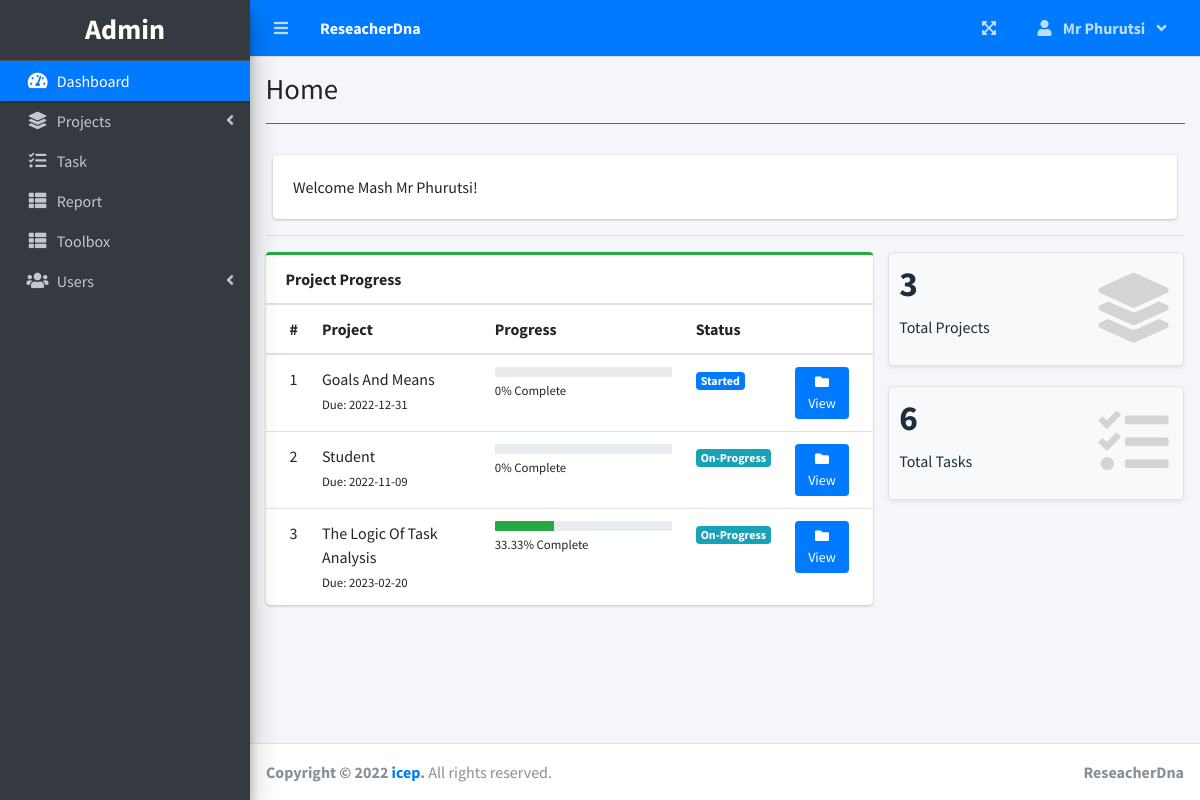
The page / (signed in) on the database its author committed.
### tables this page shows
CREATE TABLE `project_list` (
  `id` int(30) NOT NULL,
  `name` varchar(200) NOT NULL,
  `description` text NOT NULL,
  `status` tinyint(2) NOT NULL,
  `start_date` date NOT NULL,
  `end_date` date NOT NULL,
  `manager_id` int(30) NOT NULL,
  `user_ids` text NOT NULL,
  `date_created` datetime NOT NULL DEFAULT current_timestamp()
);

### home.php (the view, shortened to what this page needs)
<?php include('db_connect.php') ?>
 <div class="col-12">
          <div class="card">
            <div class="card-body">
              Welcome <?php echo $_SESSION['login_name'] ?>!
            </div>
          </div>
  </div>
  <hr>
  <?php
     $where2 = "";
    ?>
      <div class="row">
        <div class="col-md-8">
        <div class="card card-outline card-success">
          <div class="card-header">
            <b>Project Progress</b>
          </div>
          <div class="card-body p-0">
            <div class="table-responsive">
              <table class="table m-0 table-hover">
                <colgroup>
                  <col width="5%">
                  <col width="30%">
                  <col width="35%">
                  <col width="15%">
                  <col width="15%">
                </colgroup>
                <thead>
                  <th>#</th>
                  <th>Project</th>
                  <th>Progress</th>
                  <th>Status</th>
                  <th></th>
                </thead>
                <tbody>
                <?php
                $i = 1;
                $stat = array("Pending","Started","On-Progress","On-Hold","Over Due","Done");
                $where = "";
                $qry = $conn->query("SELECT * FROM project_list $where order by name asc");
                while($row= $qry->fetch_assoc()):
                $tprog = $conn->query("SELECT * FROM task_list where project_id = {$row['id']}")->num_rows;
                $cprog = $conn->query("SELECT * FROM task_list where project_id = {$row['id']} and status = 3")->num_rows;
                $prog = $tprog > 0 ? ($cprog/$tprog) * 100 : 0;
                $prog = $prog > 0 ?  number_format($prog,2) : $prog;
                $prod = $conn->query("SELECT * FROM user_productivity where project_id = {$row['id']}")->num_rows;
                if($row['status'] == 0 && strtotime(date('Y-m-d')) >= strtotime($row['start_date'])):
                if($prod  > 0  || $cprog > 0)
                  $row['status'] = 2;
                else
                  $row['status'] = 1;
                elseif($row['status'] == 0 && strtotime(date('Y-m-d')) > strtotime($row['end_date'])):
                $row['status'] = 4;
                endif;
                  ?>
                  <tr>
                      <td>
                         <?php echo $i++ ?>
                      </td>
                      <td>
                          <a>
                              <?php echo ucwords($row['name']) ?>
                          </a>
                          <br>
                          <small>
                              Due: <?php echo date("Y-m-d",strtotime($row['end_date'])) ?>
                          </small>
                      </td>
                      <td class="project_progress">
                          <div class="progress progress-sm">
                              <div class="progress-bar bg-green" role="progressbar" aria-valuenow="57" aria-valuemin="0" aria-valuemax="100" style="width: <?php echo $prog ?>%">
                              </div>
                          </div>
                          <small>
                              <?php echo $prog ?>% Complete
                          </small>
                      </td>
                      <td class="project-state">
                          <?php
                            if($stat[$row['status']] =='Pending'){
                              echo "<span class='badge badge-secondary'>{$stat[$row['status']]}</span>";
                            }elseif($stat[$row['status']] =='Started'){
                              echo "<span class='badge badge-primary'>{$stat[$row['status']]}</span>";
                            }elseif($stat[$row['status']] =='On-Progress'){
                              echo "<span class='badge badge-info'>{$stat[$row['status']]}</span>";
                            }elseif($stat[$row['status']] =='On-Hold'){
                              echo "<span class='badge badge-warning'>{$stat[$row['status']]}</span>";
                            }elseif($stat[$row['status']] =='Over Due'){
                              echo "<span class='badge badge-danger'>{$stat[$row['status']]}</span>";
                            }elseif($stat[$row['status']] =='Done'){
                              echo "<span class='badge badge-success'>{$stat[$row['status']]}</span>";
                            }
                          ?>
                      </td>
                      <td>
                        <a class="btn btn-primary btn-sm" href="./index.php?page=view_project&id=<?php echo $row['id'] ?>">
                              <i class="fas fa-folder">
                              </i>
                              View
                        </a>
                      </td>
                  </tr>
                <?php endwhile; ?>
                </tbody>
              </table>
            </div>
          </div>
        </div>
        </div>
        <div class="col-md-4">
          <div class="row">
          <div class="col-12 col-sm-6 col-md-12">
            <div class="small-box bg-light shadow-sm border">
              <div class="inner">
                <h3><?php echo $conn->query("SELECT * FROM project_list $where")->num_rows; ?></h3>
                <p>Total Projects</p>
              </div>
              <div class="icon">
                <i class="fa fa-layer-group"></i>
              </div>
            </div>
          </div>
           <div class="col-12 col-sm-6 col-md-12">
            <div class="small-box bg-light shadow-sm border">
              <div class="inner">
                <h3><?php echo $conn->query("SELECT t.*,p.name as pname,p.start_date,p.status as pstatus, p.end_date,p.id as pid FROM task_list t inner join project_list p on p.id = t.project_id $where2")->num_rows; ?></h3>
                <p>Total Tasks</p>
              </div>
              <div class="icon">
                <i class="fa fa-tasks"></i>
              </div>
            </div>
          </div>
      </div>
        </div>
      </div>

### rows shown on the page
project_list: name "Goals And Means", end_date "2022-12-31", prog "0", status "Started"
project_list: name "Student", end_date "2022-11-09", prog "0", manager "On-Progress"
project_list: name "The Logic Of Task Analysis", end_date "2023-02-20", prog "33.33", manager "On-Progress"

### other values the page prints
$_SESSION['system']['name'] "ReseacherDna"
$_SESSION['login_lastname'] "Mr Phurutsi"
$title "Home"
$_SESSION['login_name'] "Mash Mr Phurutsi"
$conn->query("SELECT * FROM project_list $where")->num_rows "3"
